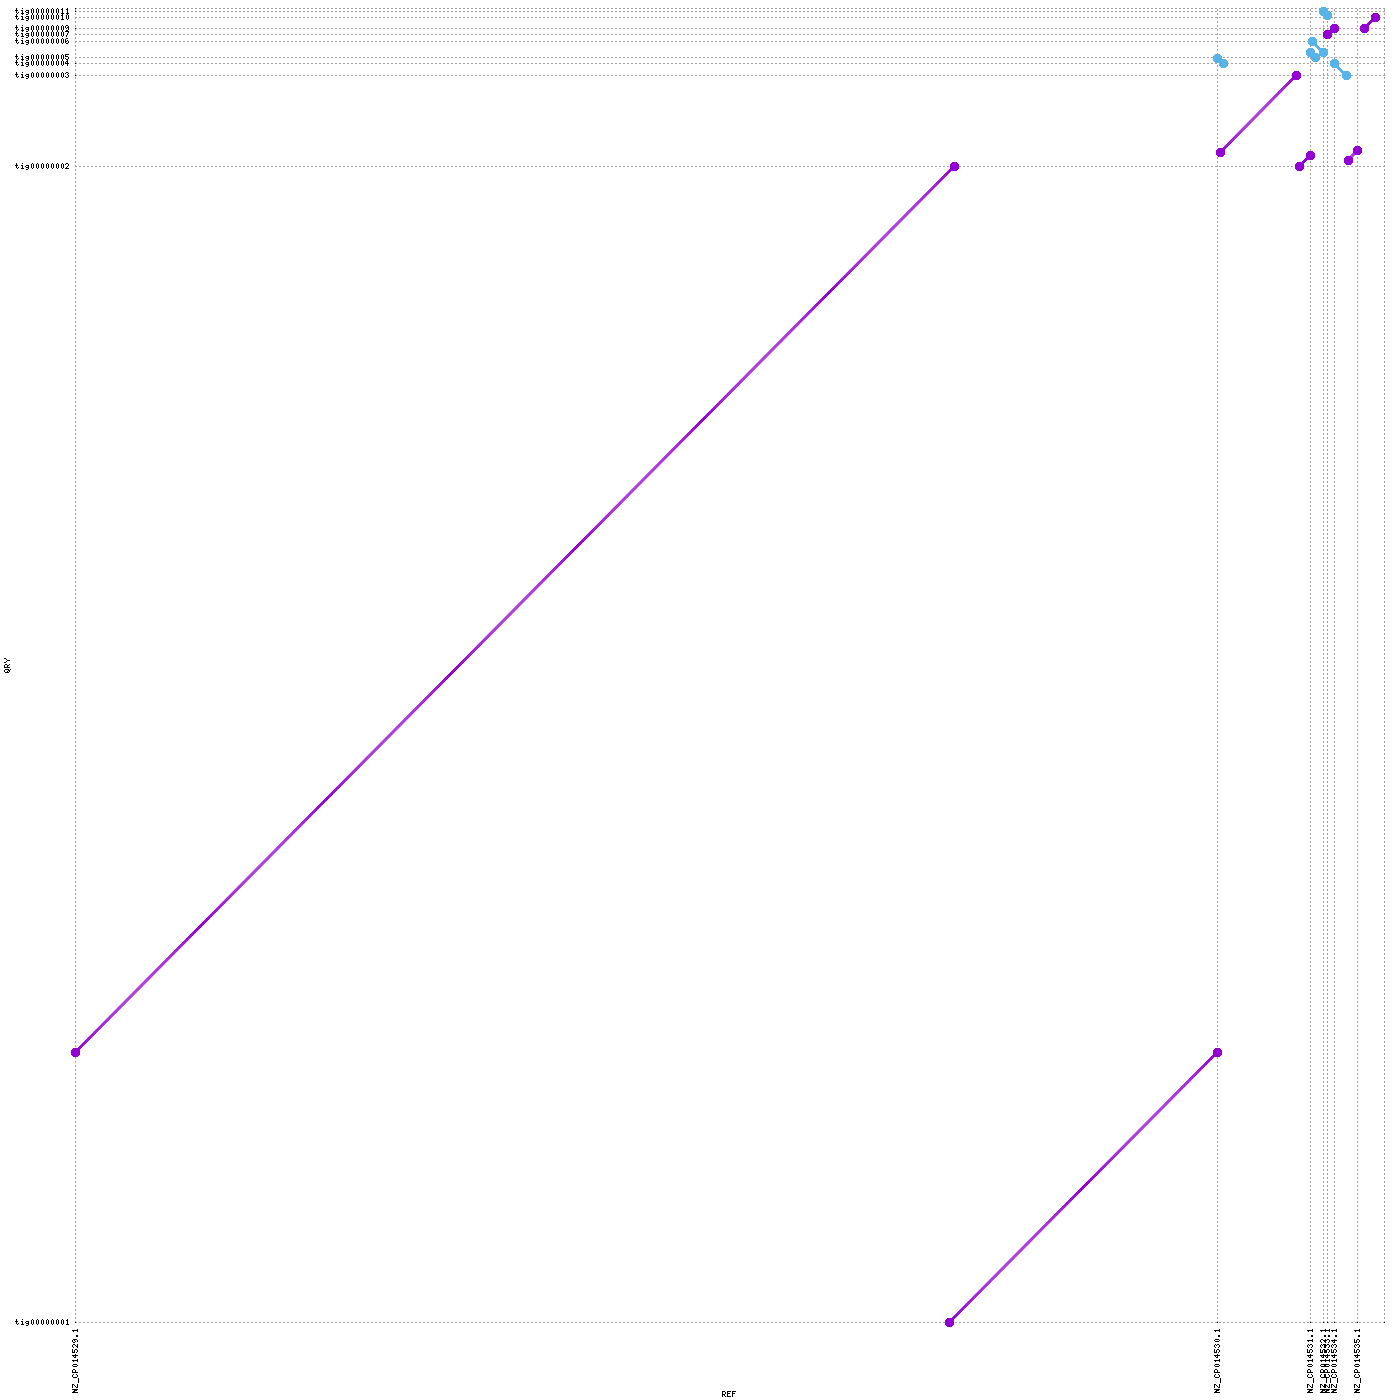

This figure's gnuplot source:
set terminal png tiny size 1400,1400
set output "/home/dich3309/rnaseq-tnseq-enterococcus-analysis/analyses/03_assembly_evaluation/mummer/canu_pacbio/canu_pacbio_plot.png"
set xtics rotate ( \
 "NZ_CP014529.1" 1.0, \
 "NZ_CP014530.1" 2765010.0, \
 "NZ_CP014531.1" 2988697.0, \
 "NZ_CP014532.1" 3021119.0, \
 "NZ_CP014533.1" 3030428.0, \
 "NZ_CP014534.1" 3047681.0, \
 "NZ_CP014535.1" 3102847.0, \
 "" 3168410 \
)
set ytics ( \
 "tig00000001" 1.0, \
 "tig00000002" 2775137.0, \
 "tig00000003" 2993706.0, \
 "tig00000004" 3022584.0, \
 "tig00000005" 3037317.0, \
 "tig00000006" 3077329.0, \
 "tig00000007" 3092345.0, \
 "tig00000009" 3108466.0, \
 "tig00000010" 3133297.0, \
 "tig00000011" 3148751.0, \
 "" 3155801 \
)
set size 1,1
set grid
unset key
set border 0
set tics scale 0
set xlabel "REF"
set ylabel "QRY"
set format "%.0f"
set mouse format "%.0f"
set mouse mouseformat "[%.0f, %.0f]"
set xrange [1:3168410]
set yrange [1:3155801]
set style line 1  lt 1 lw 3 pt 6 ps 1
set style line 2  lt 3 lw 3 pt 6 ps 1
set style line 3  lt 2 lw 3 pt 6 ps 1
plot \
 "/home/dich3309/rnaseq-tnseq-enterococcus-analysis/analyses/03_assembly_evaluation/mummer/canu_pacbio/canu_pacbio_plot.fplot" title "FWD" w lp ls 1, \
 "/home/dich3309/rnaseq-tnseq-enterococcus-analysis/analyses/03_assembly_evaluation/mummer/canu_pacbio/canu_pacbio_plot.rplot" title "REV" w lp ls 2
